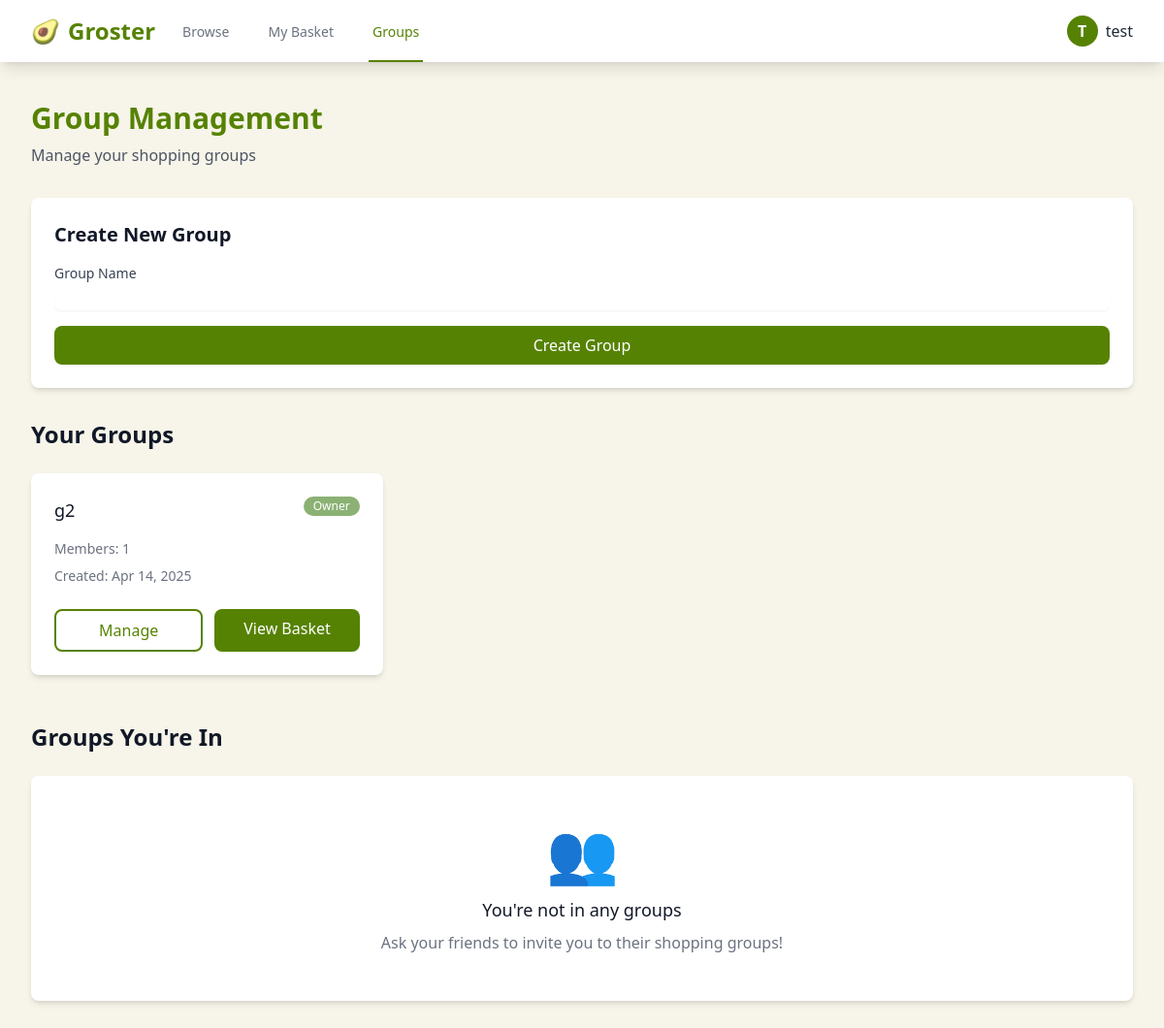
Screenshot of /group-management/ (signed in) with the database file from the repository.
### grocery/models.py (models this page shows, shortened)
class Group(models.Model):
    name = models.CharField(max_length=200)
    created_by = models.ForeignKey(User, on_delete=models.CASCADE)
    members = models.ManyToManyField(User, through='GroupMembership', related_name='custom_groups')
    created_at = models.DateTimeField(auto_now_add=True)

### grocery/views.py (the view)
# urls.py: path('group-management/', views.group_list, name='group_management'),
@login_required
def group_list(request):
    owned_groups = Group.objects.filter(created_by=request.user)
    member_groups = Group.objects.filter(members=request.user).exclude(created_by=request.user)
    return render(request, 'group_management.html', {
        'owned_groups': owned_groups,
        'member_groups': member_groups
    })

### grocery/templates/group_management.html (shortened to what this page needs)
{% extends 'base.html' %}
{% block content %}
<div class="max-w-7xl mx-auto px-4 sm:px-6 lg:px-8">
    <div class="mb-8">
        <h1 class="text-3xl font-bold text-avocado">Group Management</h1>
        <p class="text-gray-600 mt-2">Manage your shopping groups</p>
    </div>
    <div class="bg-white rounded-lg shadow-md p-6 mb-8">
        <h2 class="text-xl font-semibold text-gray-900 mb-4">Create New Group</h2>
        <form method="POST" action="{% url 'create_group' %}" class="space-y-4">
            <div>
                <label for="name" class="block text-sm font-medium text-gray-700">Group Name</label>
                <input type="text" name="name" id="name" required
                       class="mt-1 block w-full rounded-md border-gray-300 shadow-sm focus:border-avocado focus:ring-avocado">
            </div>
            <button type="submit"
                    class="w-full bg-avocado text-white py-2 px-4 rounded-lg hover:bg-avocado-dark transition-colors">
                Create Group
            </button>
        </form>
    </div>
    <div class="mb-12">
        <h2 class="text-2xl font-semibold text-gray-900 mb-6">Your Groups</h2>
        {% if owned_groups %}
            <div class="grid gap-6 md:grid-cols-2 lg:grid-cols-3">
                {% for group in owned_groups %}
                    <div class="bg-white rounded-lg shadow-md overflow-hidden">
                        <div class="p-6">
                            <div class="flex justify-between items-start mb-4">
                                <h3 class="text-lg font-medium text-gray-900">{{ group.name }}</h3>
                                <span class="inline-flex items-center px-2.5 py-0.5 rounded-full text-xs font-medium bg-avocado-light text-white">
                                    Owner
                                </span>
                            </div>
                            <div class="space-y-2 mb-6">
                                <p class="text-sm text-gray-500">Members: {{ group.members.count }}</p>
                                <p class="text-sm text-gray-500">Created: {{ group.created_at|date:"M d, Y" }}</p>
                            </div>
                            <div class="flex space-x-3">
                                <a href="{% url 'group_detail' group.id %}"
                                   class="flex-1 bg-white text-avocado border-2 border-avocado py-2 px-4 rounded-lg hover:bg-avocado hover:text-white transition-colors text-center">
                                    Manage
                                </a>
                                <a href="{% url 'basket_view' %}?group_id={{ group.id }}"
                                   class="flex-1 bg-avocado text-white py-2 px-4 rounded-lg hover:bg-avocado-dark transition-colors text-center">
                                    View Basket
                                </a>
                            </div>
                        </div>
                    </div>
                {% endfor %}
            </div>
        {% endif %}
    </div>
    <div>
        <h2 class="text-2xl font-semibold text-gray-900 mb-6">Groups You're In</h2>
        {% if member_groups %}
            <div class="grid gap-6 md:grid-cols-2 lg:grid-cols-3">
                {% for group in member_groups %}
                    <div class="bg-white rounded-lg shadow-md overflow-hidden">
                        <div class="p-6">
                            <div class="flex justify-between items-start mb-4">
                                <h3 class="text-lg font-medium text-gray-900">{{ group.name }}</h3>
                                <span class="inline-flex items-center px-2.5 py-0.5 rounded-full text-xs font-medium bg-gray-100 text-gray-800">
                                    Member
                                </span>
                            </div>
                            <div class="space-y-2 mb-6">
                                <p class="text-sm text-gray-500">Owner: {{ group.owner.username }}</p>
                                <p class="text-sm text-gray-500">Members: {{ group.members.count }}</p>
                            </div>
                            <div class="flex space-x-3">
                                <form method="POST" action="{% url 'leave_group' group.id %}" class="flex-1">
                                    {% csrf_token %}
                                    <button type="submit"
                                            class="w-full bg-white text-red-500 border-2 border-red-500 py-2 px-4 rounded-lg hover:bg-red-500 hover:text-white transition-colors">
                                        Leave
                                    </button>
                                </form>
                                <a href="{% url 'basket_view' %}?group_id={{ group.id }}"
                                   class="flex-1 bg-avocado text-white py-2 px-4 rounded-lg hover:bg-avocado-dark transition-colors text-center">
                                    View Basket
                                </a>
                            </div>
                        </div>
                    </div>
                {% endfor %}
            </div>
        {% else %}
            <div class="text-center py-12 bg-white rounded-lg shadow-md">
                <div class="mb-4">
                    <span class="text-6xl">👥</span>
                </div>
                <h3 class="text-lg font-medium text-gray-900 mb-2">You're not in any groups</h3>
                <p class="text-gray-500">Ask your friends to invite you to their shopping groups!</p>
            </div>
        {% endif %}
    </div>
</div>
{% endblock %}

### grocery/templates/base.html (shortened to what this page needs)
{% load static %}
<!DOCTYPE html>
<html lang="en">
<head>
    <link href="{% static 'css/output.css' %}" rel="stylesheet">
    <script src="https://cdn.tailwindcss.com"></script>
</head>
<body class="bg-cream min-h-screen">
    <nav class="bg-white shadow-lg">
        <div class="max-w-7xl mx-auto px-4 sm:px-6 lg:px-8">
            <div class="flex justify-between h-16">
                <div class="flex">
                    <div class="flex-shrink-0 flex items-center">
                        <a href="{% url 'dashboard' %}" class="text-2xl font-bold text-avocado flex items-center">
                            <span class="mr-2">🥑</span>
                            Groster
                        </a>
                    </div>
                    <div class="hidden sm:ml-6 sm:flex sm:space-x-8">
                        <a href="{% url 'dashboard' %}"
                           class="{% if request.resolver_match.url_name == 'dashboard' %}border-avocado text-avocado{% else %}border-transparent text-gray-500 hover:text-avocado{% endif %} inline-flex items-center px-1 pt-1 border-b-2 text-sm font-medium">
                            Browse
                        </a>
                        {% if user.is_authenticated %}
                            <a href="{% url 'basket_view' %}"
                               class="{% if request.resolver_match.url_name == 'basket_view' %}border-avocado text-avocado{% else %}border-transparent text-gray-500 hover:text-avocado{% endif %} inline-flex items-center px-1 pt-1 border-b-2 text-sm font-medium">
                                My Basket
                            </a>
                            <a href="{% url 'group_management' %}"
                               class="{% if request.resolver_match.url_name == 'group_management' %}border-avocado text-avocado{% else %}border-transparent text-gray-500 hover:text-avocado{% endif %} inline-flex items-center px-1 pt-1 border-b-2 text-sm font-medium">
                                Groups
                            </a>
                        {% endif %}
                    </div>
                </div>
                <div class="hidden sm:ml-6 sm:flex sm:items-center">
                    {% if user.is_authenticated %}
                        <div class="relative">
                            <button id="profileDropdownButton" class="flex items-center space-x-2 focus:outline-none">
                                <div class="w-8 h-8 rounded-full bg-avocado flex items-center justify-center text-white font-bold">
                                    {{ user.username|slice:":1"|upper }}
                                </div>
                                <span class="text-gray-800 font-medium">{{ user.username }}</span>
                            </button>
                        </div>
                    {% endif %}
                </div>
            </div>
        </div>
    </nav>
    <main class="py-10">
        {% block content %}{% endblock %}
    </main>
</body>
</html>

### rows the page displays
Group: name "g2", members.count "1", created_at "Apr 14, 2025"

### other values shown
{{ user.username|slice:":1"|upper }} "T"
{{ user.username }} "test"
